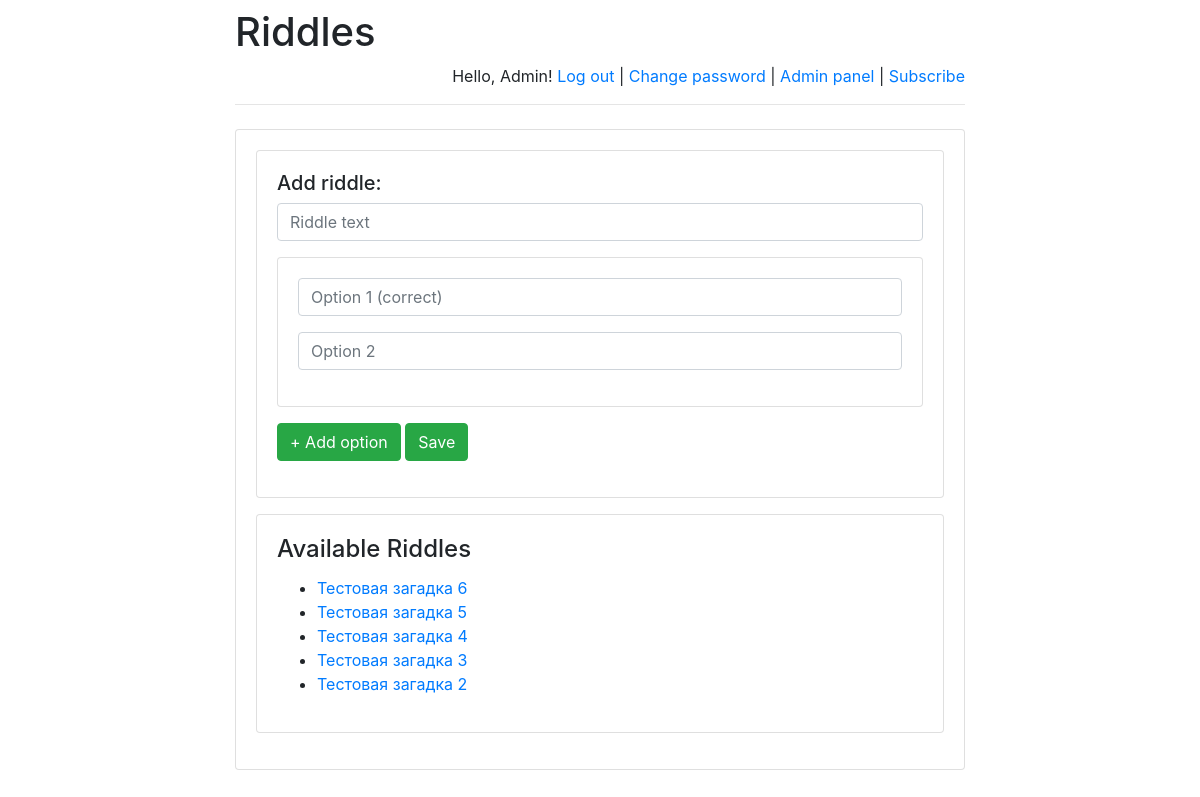
/riddles/admin/ (signed in), run on the app's committed database.
### riddles/models.py (models this page shows)
class Riddle(models.Model):
    riddle_text = models.CharField(max_length=255)
    pub_date = models.DateTimeField('date published')

### riddles/views.py (the view)
def admin(request):
    message = None
    if "message" in request.GET:
        message = request.GET["message"]
    return render(
        request,
        "admin.html",
        {
            "latest_riddles":
                Riddle.objects.order_by('-pub_date')[:5],
            "message": message,
        }
    )

### riddles/templates/admin.html (shortened to what this page needs)
<!DOCTYPE html>
<html lang="en">
<head>
</head>
<body>
{% extends 'base.html' %}
{% block main %}
    {% if user.is_staff %}
        <div class="card mb-3">
        <div class="card-body">
        <form action="../post_riddle/" method="post">
            <h5>Add riddle:</h5>
            <div class="mb-3">
                <input class="form-control"
                       placeholder="Riddle text"
                       name="text"
                       required/>
            </div>
            <div class="card mb-3">
            <div class="card-body" id="options_new">
                <div class="mb-3">
                    <input class="form-control"
                           placeholder="Option 1 (correct)"
                           name="option1"
                           required/>
                </div>
                <div class="mb-3">
                    <input class="form-control"
                           placeholder="Option 2"
                           name="option2"
                           required/>
                </div>
            </div>
            </div>
            <div class="mb-3">
                <button class="btn btn-success"
                        onclick="addOption('options_new', 0)"
                        type="button">
                    + Add option
                </button>
                <button class="btn btn-success">
                    Save
                </button>
            </div>
        </form>
        </div>
        </div>
        <div class="card mb-3">
        <div class="card-body">
        <h4 class="card-title">Available Riddles</h4>
        {% if latest_riddles %}
            <ul>
                {% for riddle in latest_riddles %}
                    <li>
                        <a href="/riddles/{{ riddle.id }}/">
                            {{ riddle.riddle_text }}
                        </a>
                    </li>
                {% endfor %}
            </ul>
        {% else %}
            <p>No riddles are available right now.</p>
        {% endif %}
        </div>
        </div>
    {% else %}
        <h4>Access denied.</h4>
    {% endif %}
{% endblock %}

### riddles/templates/base.html (shortened to what this page needs)
<!doctype html>
<html lang="en">
<head>
    <link rel="stylesheet"
href="https://stackpath.bootstrapcdn.com/bootstrap/4.1.3/css/bootstrap.min.css">
</head>
<body>
<div class="container">
    <div class="row justify-content-center">
        <div class="col-8">
            <h1 class="mt-2">Riddles</h1>
            {% if user.is_authenticated %}
<p class="text-right">
    Hello, {{ user.username }}!
    <a href="/riddles/logout">Log out</a> |
    <a href="/riddles/password-change">Change password</a>
    {% if user.is_staff %}
        | <a href="/riddles/admin">Admin panel</a>
    {% endif %}
    {% if user.email == '' %}
        | <a href="/riddles/subscribe">Subscribe</a>
    {% else %}
        | <a href="/riddles/unsubscribe">Unsubscribe</a>
    {% endif %}
</p>
            {% else %}
                <p class="text-right">
                    <a href="/riddles/login">Log in</a> |
                    <a href="/riddles/register">Register</a>
                </p>
            {% endif %}
            <hr class="mt-0 mb-4">
            <div class="card">
                <div class="card-body">
                    {% block main %}
                    {% endblock %}
                </div>
            </div>
        </div>
    </div>
</div>
</body>
</html>

### data on the page
Riddle: riddle_text "Тестовая загадка 6"
Riddle: riddle_text "Тестовая загадка 5"
Riddle: riddle_text "Тестовая загадка 4"
Riddle: riddle_text "Тестовая загадка 3"
Riddle: riddle_text "Тестовая загадка 2"

### other printed values
{{ user.username }} "Admin"
